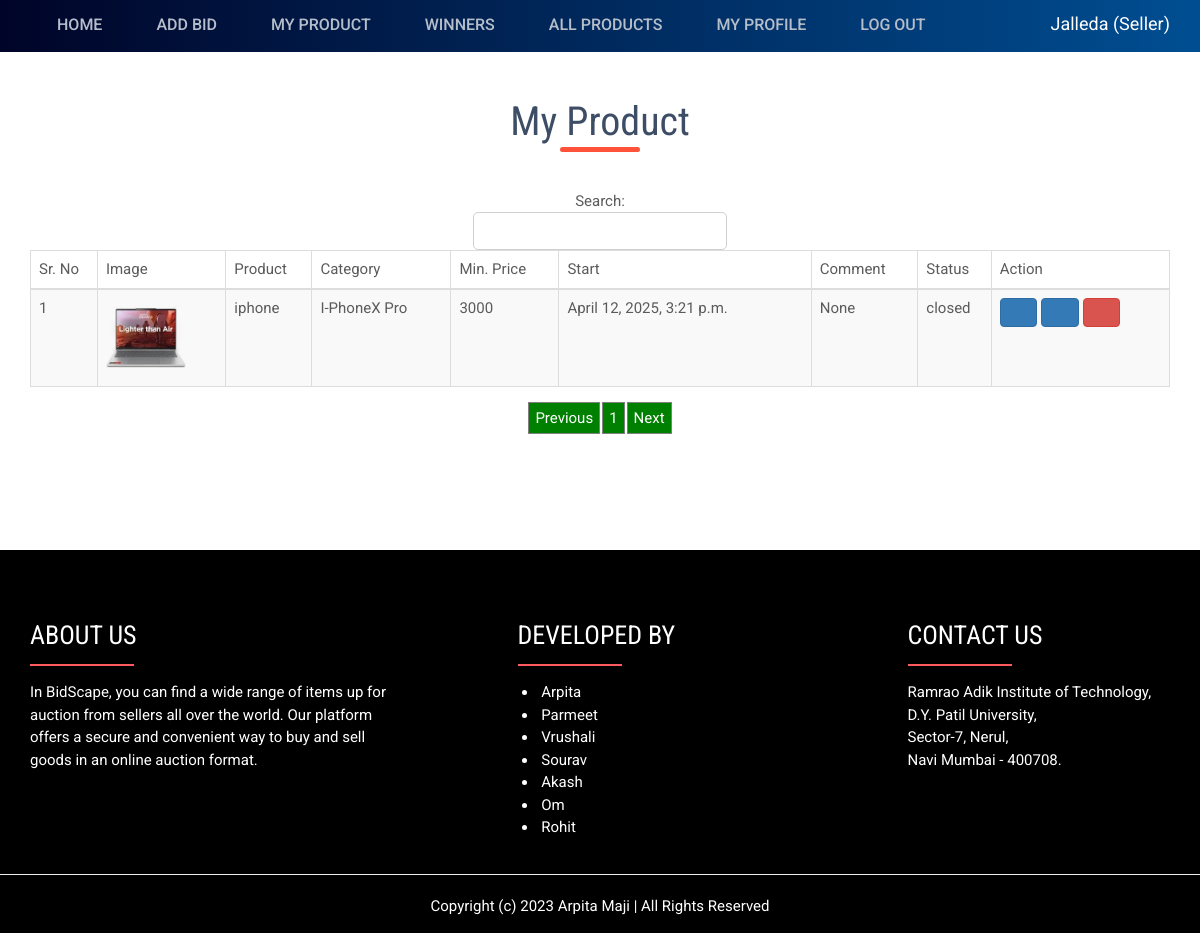
/view_product (signed in), run on the app's committed database.
### bid_app/models.py (models this page shows, shortened)
class AuctionUser(models.Model):
    user = models.ForeignKey(User,on_delete=models.CASCADE,null=True, blank=True)
    dob = models.DateField(null=True, blank=True)
    address = models.CharField(max_length=100,null=True, blank=True)
    contact = models.CharField(max_length=10,null=True, blank=True)
    image = models.FileField(null=True, blank=True)
    user_type = models.CharField(max_length=100,null=True, blank=True)
    status = models.CharField(max_length=100,null=True, blank=True, default="pending")
    membership = models.ForeignKey(Member_fee,on_delete=models.CASCADE,null=True, blank=True)
    created = models.DateTimeField(auto_now_add=True)
    bank_statement = models.FileField(null=True, blank=True)
    account_number = models.CharField(max_length=100,null=True, blank=True)
    agree = models.BooleanField(null=True, blank=True)
    email_verification = models.BooleanField(null=True, blank=True)
    otp = models.CharField(max_length=100,null=True, blank=True)

class Product(models.Model):
    status  = models.CharField(max_length=100,null=True, default='pending')
    bid_type  = models.CharField(max_length=100,null=True)
    payment_status  = models.CharField(max_length=100,null=True,default='pending')
    winner  = models.ForeignKey(User, on_delete=models.CASCADE, null=True, blank=True, related_name='winner')
    user  = models.ForeignKey(User, on_delete=models.CASCADE, null=True, blank=True, related_name='seller')
    name = models.CharField(max_length=100,null=True)
    min_price = models.IntegerField(null=True)
    final_price = models.IntegerField(null=True)
    interval_price = models.IntegerField(null=True)
    images = models.FileField(null=True)
    session = models.DateTimeField(null=True, blank=True)
    endsession = models.DateTimeField(null=True, blank=True, auto_now_add=True)
    category = models.ForeignKey(Sub_Category,on_delete=models.CASCADE,null=True)
    parameter = models.TextField(null=True, default="{}")
    description = models.TextField(null=True, blank=True)
    comment = models.TextField(null=True, blank=True)
    created = models.DateField(auto_now_add=True, null=True, blank=True)

class Sub_Category(models.Model):
    category = models.ForeignKey(Category,on_delete=models.CASCADE,null=True)
    name = models.CharField(max_length=100,null=True)

### bid_app/views.py (the view)
# urls.py: path('view_product', view_product, name="view_product"),
def view_product(request):
    if not request.user.is_authenticated:
        return redirect('login')
    if request.user.is_authenticated:
        auctionuser = AuctionUser.objects.get(user=request.user)
        if auctionuser.status == "pending":
            messages.success(request, "Your verification is pending. complete your additional detail and email verification. if these are already completed then try login after sometime.We are working on your detail verification.Thanks!")
            return redirect('profile', request.user.id)
    product = Product.objects.filter(user=request.user)
    return render(request, 'view_product.html', {'product': product})

### bid_app/templates/view_product.html (shortened to what this page needs)
{% extends 'index.html' %}
{% load static %}
{% block body %}
  <link rel = stylesheet href="https://cdn.datatables.net/1.10.23/css/dataTables.bootstrap.min.css">
<div id="inner_banner" class="inner_banner_section">
  <div class="container">
    <div class="breadcrumbs">
            <h3 class="title">My Product</h3>
    </div>
  </div>
</div>
<br>
    <center>
    <div class="container" style ="margin-bottom : 10%">
      <table id="example" class="table table-striped table-bordered" cellspacing="0" width="100%">
        <thead>
          <tr>
            <th>Sr. No</th>
            <th>Image</th>
            <th>Product</th>
            <th>Category</th>
            <th>Min. Price</th>
            <th>Start</th>
            <th>Comment</th>
            <th>Status</th>
            <th style="width:15%">Action</th>
          </tr>
        </thead>
        <tbody>
        {% for i in product %}
          <tr>
              <td>{{forloop.counter}}</td>
              <td>
                  <img src="{{i.images.url}}" style="width:80px">
              </td>
              <td>{{i.name}}</td>
              <td>{{i.category.name}}</td>
              <td>{{i.min_price}}</td>
              <td>{{i.session}}</td>
              <td>{{i.comment}}</td>
              <td>{{i.status}}</td>
                <td>
                  <a href="{% url 'edit_product' i.id %}">
                    <i class="fa fa-edit btn btn-primary" ></i>
                  </a>
                  <a href="{% url 'product_detail' i.id %}">
                        <i class="fa fa-info btn btn-primary" ></i>
                    </a>
                    <a href="{% url 'delete_product' i.id %}" onclick="return confirm('Are you sure?')">
                            <i class="fa fa-trash-o btn btn-danger"></i>
                    </a>
              </td>
          </tr>
        {% empty %}
          <tr>
              <td colspan="9">Data Not found</td>
          </tr>
    {% endfor %}
    </tbody>
</table>
 </div></center>
{% endblock %}

### bid_app/templates/index.html (shortened to what this page needs)
<!DOCTYPE html>
{% load static %}
<html class="no-js">
<head id="Head1">
<link rel="stylesheet" href="{% static 'assets/plugins/bootstrap/css/bootstrap.min.css' %}" />
<link rel="stylesheet" href="{% static 'assets/plugins/font-awesome/css/font-awesome.min.css' %}" />
<link rel="stylesheet" href="{% static 'css/style.css' %}" />
<link rel="stylesheet" href="{% static 'css/vendor/venobox.css' %}" />
<link rel="stylesheet" href="{% static 'css/rain.style.css' %}" />
<link rel="stylesheet" href="{% static 'css/responsive.css' %}" />
    </head>
</head>
<body class="home">
                <div class="navigation-row">
                    <nav id="mainmenu">
                        <div class="wrap">
                            <ul>
                                {% if request.user.is_authenticated and request.user.auctionuser_set.all.0.user_type == "Seller" %}
                                <li><a href="/" title="Auction-Home">Home</a></li>
                                    <li><a href="/add_product" title="Add Bid">Add Bid</a></li>
                                    <li><a href="/view_product" title="View Bid">My Product</a></li>
                                    <li><a href="/meetwinners/" title="Meet Winners">Winners</a></li>
                                    <li><a href="/all_product/" title="Hot Products">All Products</a></li>
                                    <li><a href="/profile/{{request.user.id}}" title="My Profile">My Profile</a></li>
                                    <li><a href="/logout" title="Logout">Log out</a></li>
                                    <div class="user-login">
                                        <p style="color:white">{{request.user.first_name}} ({{request.user.auctionuser_set.all.0.user_type}})</p>
                                    </div>
                                {% else %}
                                    <li><a href="/" title="Auction-Home">Home</a></li>
                                    <li><a href="/about" title="About Us">About Us</a></li>
                                    <li><a href="/loginadmin" title="Login">Admin Login</a></li>
                                    <li><a href="/login" title="Login">Login</a></li>
                                    <li><a href="/signup" title="Signup">Sign up</a></li>
                                {% endif %}
                            </ul>
                        </div>
                    </nav>
                </div>
           {% block body %}
           {% endblock %}
                        <footer id="footer" class="footer-1" style="color: white;background-color: black;">
                            <div class="main-footer widgets-dark typo-light">
                            <div class="container">
                            <div class="row">
                              <div class="col-xs-12 col-sm-6 col-md-4">
                            <div class="widget subscribe no-box ">
                            <h5 class="widget-title about" style="color:white;">ABOUT US</h5>
                            <p>In BidScape, you can find a wide range of items up for auction from sellers all over the world. Our platform offers a secure and convenient way to buy and sell goods in an online auction format.
                            </p>
                            </div>
                            </div>
                            <div class="col-xs-12 col-sm-6 col-md-1">
            </div>
                            <div class="col-xs-12 col-sm-6 col-md-3">
                            <div class="widget no-box">
                            <h5 class="widget-title about" style="color:white;">DEVELOPED BY</h5>
                            <ul class="thumbnail-widget">
                            <li>
                            <div class="thumb-content">&nbsp;Arpita</div>
                            </li>
                            <li>
                            <div class="thumb-content">&nbsp;Parmeet</div>
                            </li>
                            <li>
                                <div class="thumb-content">&nbsp;Vrushali</div>
                            </li>
                            <li>
                                <div class="thumb-content">&nbsp;Sourav</div>
                            </li>
                            <li>
                                <div class="thumb-content">&nbsp;Akash</div>
                            </li>
                            <li>
                                <div class="thumb-content">&nbsp;Om</div>
                            </li>
                            <li>
                                <div class="thumb-content">&nbsp;Rohit</div>
                            </li>
                            </ul>
                            </div>
                            </div>
                            <div class="col-xs-12 col-sm-6 col-md-1">
            </div>
                            <div class="col-xs-12 col-sm-6 col-md-3">
                            <div class="widget no-box">
                            <h5 class="widget-title about" style="color:white;">CONTACT US</h5>
                                        <p>Ramrao Adik Institute of Technology, D.Y. Patil University,<br>Sector-7, Nerul,<br>Navi Mumbai - 400708.</p>
                            </div>
                            </div>
                            </div>
                            </div>
                              <hr style="height:0.5px;color:gray;background-color:gray;">
                            <div class="footer-copyright">
                            <div class="container">
                            <div class="row">
                            <div class="col-md-12 text-center">
                            <p>Copyright (c) 2023 Arpita Maji | All Rights Reserved</p>
                            </div>
                            </div>
                            </div>
                            </div>
                            </footer>
</body>
</html>

### bid_app/static/css/style.css (style rules this page uses)
html, body, div, span, applet, object, iframe, h1, h2, h3, h4, h5, h6, p, pre, a, abbr, acronym, address, big, cite, code, del, dfn, img, ins, kbd, q, s, samp, strike,tt, var, b, u, i, center, dl, dt, dd, ol, ul, li, fieldset, form, label, legend, table, caption, tbody, tfoot, thead, tr, th, td, article, aside, canvas, details, embed, figure, figcaption, footer, header, hgroup, menu, nav, output, ruby, section, summary, time, mark, audio, video { margin:0; padding:0; border:0; font-size:100%; font:inherit; vertical-align:baseline; }
article, aside, details, figcaption, figure, footer, header, hgroup, menu, nav, section { display:block; }
body { line-height:1; }
table { border-collapse:collapse; border-spacing:0; }
ul { list-style:disc; margin:0; padding:0 0 0 20px; margin:10px 0 15px; }
ul li { margin:0; padding:0; }
* { -webkit-box-sizing:border-box; -moz-box-sizing:border-box; -o-box-sizing:border-box; -ms-box-sizing:border-box; box-sizing:border-box; }
*:before, *:after { -webkit-box-sizing:border-box; -moz-box-sizing:border-box; -o-box-sizing:border-box; -ms-box-sizing:border-box; box-sizing:border-box; }
html, body { -webkit-font-smoothing:antialiased; -webkit-text-size-adjust:100%; height:100% }
body { font:15px/1.5 "Roboto", Helvetica,Arial,sans-serif; font-weight:400; color:#5b5b5b; }
img { vertical-align:top; border:0; }
a, input[type="button"], input[type="submit"], button { -moz-transition:background-color 550ms cubic-bezier(0.450, 1.000, 0.320, 1.000), color 550ms cubic-bezier(0.450, 1.000, 0.320, 1.000); -webkit-transition:background-color 550ms cubic-bezier(0.450, 1.000, 0.320, 1.000), color 550ms cubic-bezier(0.450, 1.000, 0.320, 1.000); -o-transition:background-color 0.2s ease-in, color 0.2s ease-in; -ms-transition:background-color 550ms cubic-bezier(0.450, 1.000, 0.320, 1.000), color 550ms cubic-bezier(0.450, 1.000, 0.320, 1.000); transition:background-color 550ms cubic-bezier(0.450, 1.000, 0.320, 1.000), color 550ms cubic-bezier(0.450, 1.000, 0.320, 1.000); }
a { color:#e28133; text-decoration:none; }
p { margin:0 0 15px 0; }
h1,h2, h3, h4, h5, h6 { line-height:1.2; margin:0 0 15px; -webkit-font-smoothing:antialiased; -moz-font-smoothing:antialiased; -ms-font-smoothing:antialiased; font-smoothing:antialiased; color:#3d4d65; font-family:"Roboto Condensed", Helvetica,Arial,sans-serif; }
h3 { font-size:40px; }
h5 { font-size:26px; }
.cf:before, .cf:after,.wrap:after,.wrap:before, .tabcontent:before, .tabcontent:after, .formlist li:before, .formlist li:after, .bid-credit-row:before, .bid-credit-row:after, .auction-status-row:before, .auction-status-row:after, .auction-info li:before, .auction-info li:after { content:""; display:table; }
.cf:after,.wrap:after, .tabcontent:after, .formlist li:after, .bid-credit-row:after, .auction-status-row:after, .auction-info li:after { clear:both; }
.cf,.wrap, .formlist li, .bid-credit-row, .auction-status-row, .auction-info li { zoom:1; }
.wrap { max-width:1170px; width:100%; margin:0 auto; }
#mainmenu { background: #000428; background: -webkit-linear-gradient(to left, #004e92, #000428); background: linear-gradient(to left, #004e92, #000428); }
#mainmenu ul { margin:0; padding:0; list-style:none; }
#mainmenu li { float:left; }
#mainmenu li a { display:block; line-height:50px; color:#b5becb; font-size:16px; text-transform:uppercase; font-weight:500; padding:0 27px; text-shadow:0 0 1px rgba(61,77,101,0.25); }
#mainmenu a::after { content: ''; position: absolute; width: 100%; transform: scaleX(0); height: 2px; bottom: 0; left: 0; background-color: #f0f3f8; transform-origin: bottom right; transition: transform 0.25s ease-out; }
#footer { background:#000428; position:relative; z-index:3; padding:70px 0 0; }
.user-login { float:right; margin-top:10px;margin-right: -100px;font-size: 18px; }
.title { position: relative; line-height: 70px; }
.title::after { content: ''; background: #ff523b; width: 100px; height: 5px; border-radius: 10px; position: absolute; bottom: 0; left: 50%; transform: translateX(-50%); }

### bid_app/static/css/responsive.css (style rules this page uses)
@media only screen and (min-width: 768px) { .user-login form, #mainmenu ul, .account-bar > ul { display:block !important; } }
@media only screen and (min-width: 1001px) and (max-width: 1200px) { .wrap { width:auto; padding:0 15px; } }
@media only screen and (min-width: 1001px) and (max-width: 1200px) { img { max-width: 100%; width:auto; height:auto; } }
@media only screen and (min-width: 1001px) and (max-width: 1200px) { .user-login { margin:10px 0 0; } }

### data on the page
Product: images (picture), name "iphone", category.name "I-PhoneX Pro", min_price "3000", session "April 12, 2025, 3:21 p.m.", comment "None", status "closed"

### other printed values
{{ request.user.first_name }} "Jalleda"
{{ request.user.auctionuser_set.all.0.user_type }} "Seller"
